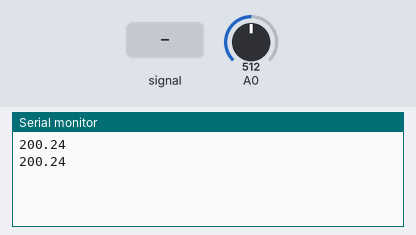
Bench run of a sketch on a simulated Arduino Uno, built with avr-gcc and run on an emulated ATmega328P. On the bench: the last lines printed to the serial monitor. The inputs (shaded band) are chosen by the test bench; at power-on: A0 = 512.

Above: at 1.2 s.
1.3 s: A0 fed a 200 Hz sine of ±81 counts around its level
At 1.9 s:
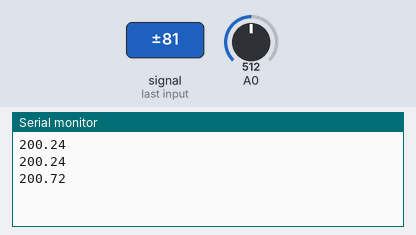
2.8 s: A0 set to 716
At 3.7 s:
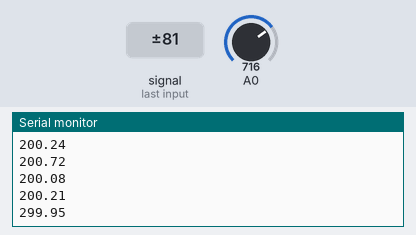
4.3 s: A0 set to 900
At 5.0 s:
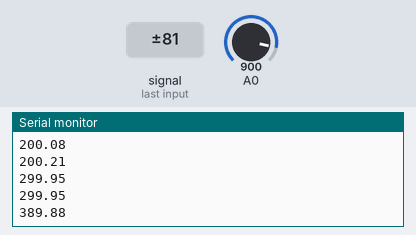
Timing chart, 0 to 7.3 s (numbered marks = the images above; inputs shaded):
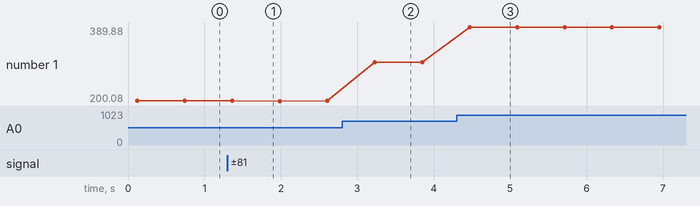

Measured:
- after the input at 1.3 s, the serial monitor: prints a new line after 0.06 s (image 1)
- after the input at 2.8 s, the serial monitor: prints a new line after 0.43 s (image 2)
- after the input at 4.3 s, the serial monitor: prints a new line after 0.17 s (image 3)
- plotted number 1: 200.24 → 200.21 after the input at 1.3 s, 200.21 → 299.95 after the input at 2.8 s, 299.95 → 389.88 after the input at 4.3 s

The sketch:

Akshay_Lab_11-2.ino
```cpp
float j = 0;  //initialize the variable j to be 0
int i=0;
float tempvolt=0;
float temp=0;
float Analog=0;
float avg=0;

void setup() {  // put your setup code here, to run once:
  Serial.begin(9600); //initialize the serial communication

}

void loop() { // put your main code here, to run repeatedly
  for (i=0; i<1000; i++){

  j=analogRead(A0);
  avg=avg+j;
  }

  Analog=avg/1000;
  tempvolt=(5*Analog/1023);
  temp=(tempvolt-0.5)*100;
  Serial.println(temp);

  avg=0;

  if (temp<15){
    digitalWrite(10,HIGH);
    delay(500);
    digitalWrite(10,LOW);

  }

  if (15<temp && temp<25){
    digitalWrite(11,HIGH);
    delay(500);
    digitalWrite(11,LOW);

  }

  if (25<temp){
    digitalWrite(12,HIGH);
    delay(500);
    digitalWrite(12,LOW);

  }


}
```
